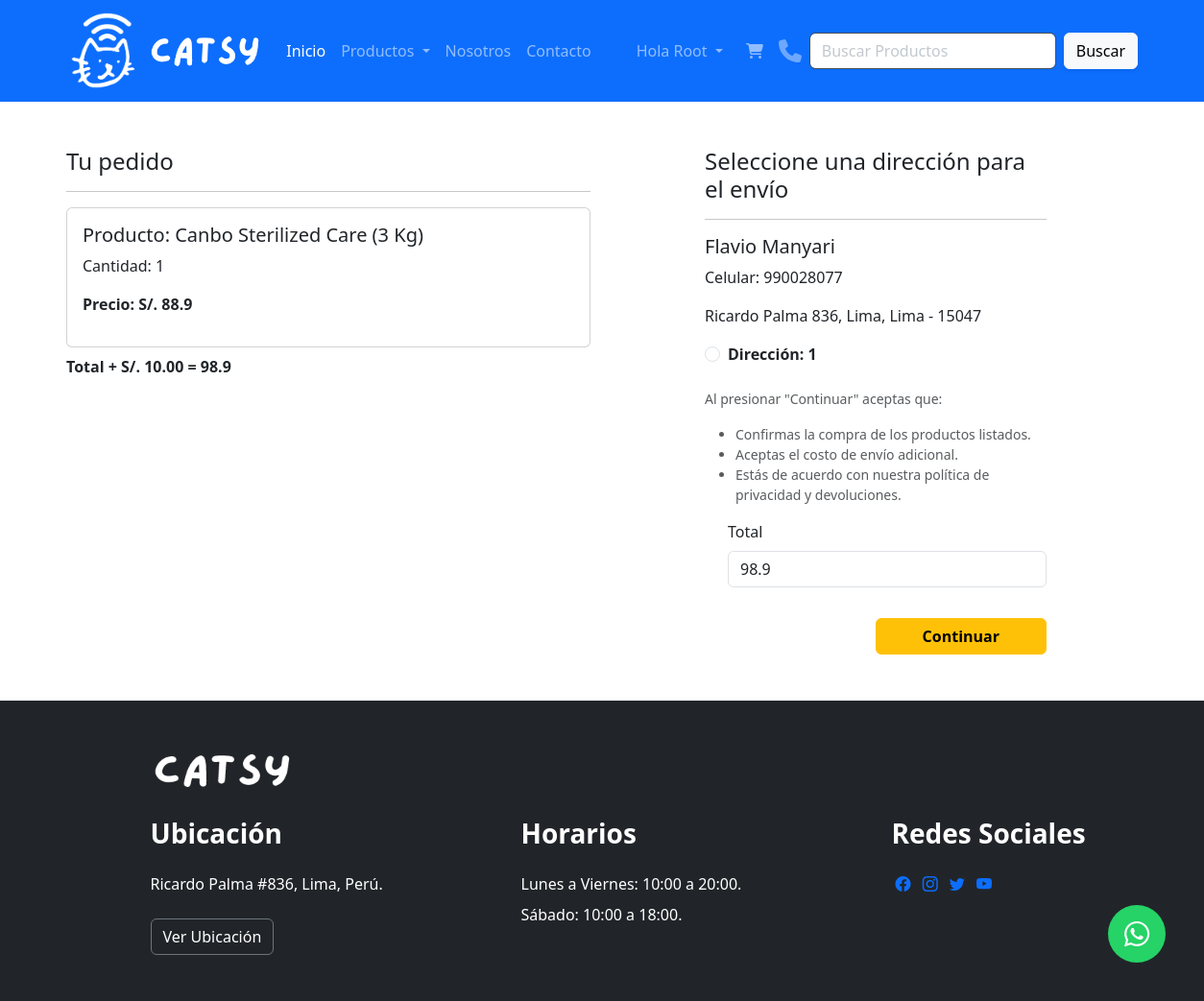
/checkout/ (signed in), run on an earlier commit of the app's database.
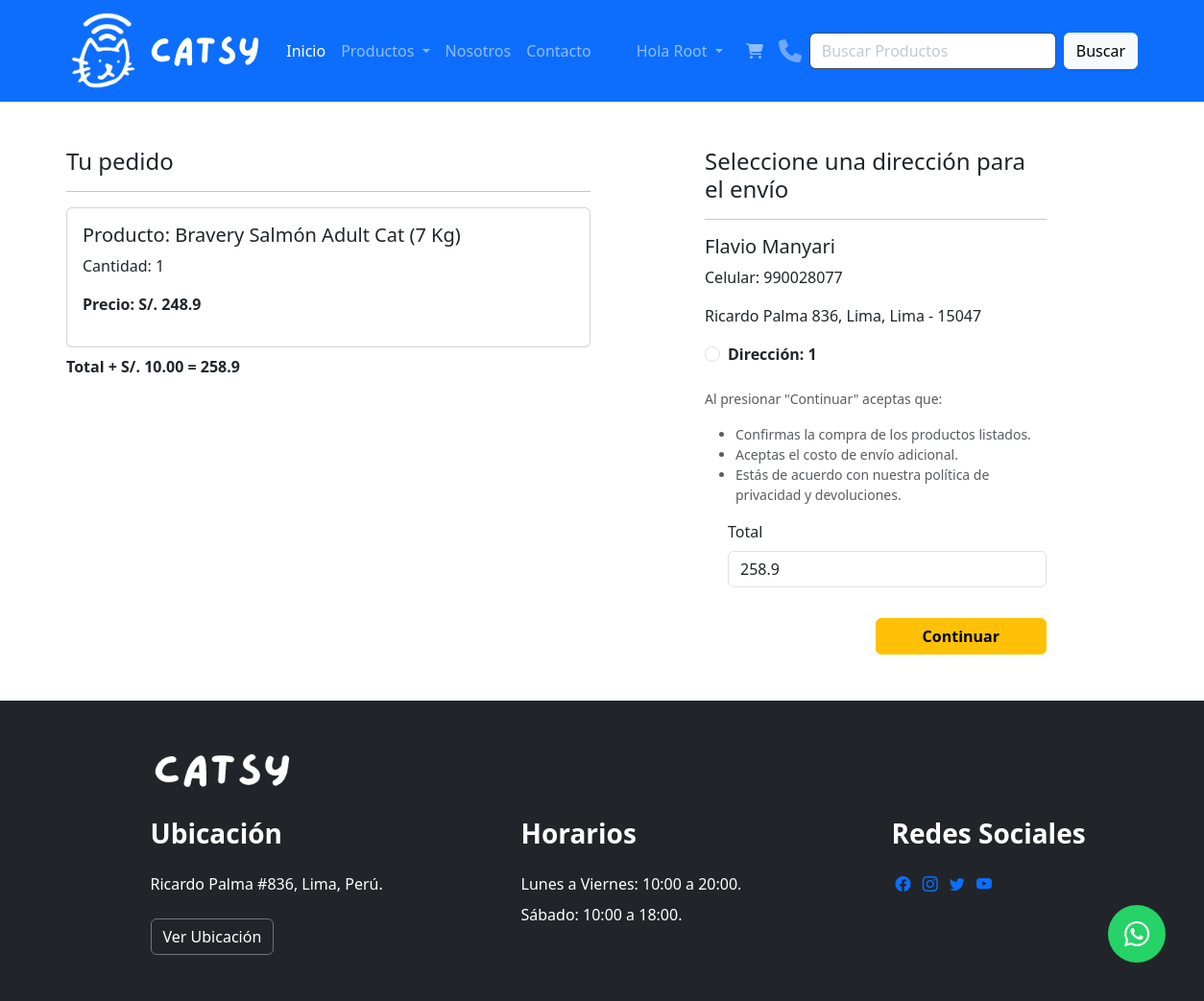
And on a later commit of the database.
### app/models.py (models this page shows, shortened)
class Cart(models.Model):
    user = models.ForeignKey(User, on_delete=models.CASCADE)
    product = models.ForeignKey(Product, on_delete=models.CASCADE)
    quantity = models.PositiveIntegerField(default=1)

class Product(models.Model):
    title = models.CharField(max_length=100)
    selling_price = models.FloatField()
    discounted_price = models.FloatField()
    description = models.TextField()
    composition = models.TextField()
    prodapp = models.TextField(default='')
    category = models.CharField(choices=CATEGORY_CHOICES, max_length=2)
    product_image = models.ImageField(upload_to='product')

class Customer(models.Model):
    user = models.ForeignKey(User, on_delete=models.CASCADE)
    name = models.CharField(max_length=200)
    locality = models.CharField(max_length=50)
    city = models.CharField(max_length=50)
    mobile = models.IntegerField(default=0)
    zipcode = models.IntegerField()
    state = models.CharField(choices=DISTRITO_CHOICES,max_length=50)

### app/views.py (the view)
# urls.py: path('checkout/', views.checkout.as_view(), name='checkout'),
class checkout(View):
    def get(self,request):
        user=request.user
        add=Customer.objects.filter(user=user)
        cart_items=Cart.objects.filter(user=user)
        famount=0
        for p in cart_items:
            value = p.quantity * p.product.discounted_price
            famount += value
        totalamount=famount+10
        return render(request, 'app/checkout.html', locals())

### app/templates/app/checkout.html (shortened to what this page needs)
{% extends 'app/base.html' %}
{% load static %}
{% block content %}
<div class="container">
<div class="row mt-5">
    <div class="col-sm-6">
        <h4>Tu pedido</h4>
        <hr>
        {% for item in cart_items %}
            <div class="card mb-2">
                <div class="card-body">
                    <h5>Producto: {{item.product.title}}</h5>
                    <p>Cantidad: {{item.quantity}}</p>
                    <p class="fw-bold">Precio: S/. {{item.product.discounted_price}}</p>
                </div>
            </div>
        {% endfor %}
        <p class="fw-bold">Total + S/. 10.00 = {{totalamount}}</p>
    </div>
    <div class="col-sm-4 offset-sm-1">
        <h4>Seleccione una dirección para el envío</h4>
        <hr>
        <form method="post" id="myform">
            {% for ad in add %}
            <div class="cord">
                <div class="cord-body">
                <h5>{{ad.name}}</h5>
                <p>Celular: {{ad.mobile}}</p>
                <p>{{ad.locality}}, {{ad.state}}, {{ad.city}} - {{ad.zipcode}} </p>
                </div>
            </div>
            <div class="form-check mt-2 mb-4">
                <input class="form-check-input" type="radio" name="custid" id="custadd{{forloop.counter}}" value="{{ad.id}}">
                <label class="form-check-label fw-bold" for="custad{{forloop.counter}}">
                    Dirección: {{forloop.counter}} </label>
                </div>
            {% endfor %}
            <p class="small text-muted">
                Al presionar "Continuar" aceptas que:
            </p>
            <ul class="small text-muted">
                <li>Confirmas la compra de los productos listados.</li>
                <li>Aceptas el costo de envío adicional.</li>
                <li>Estás de acuerdo con nuestra política de privacidad y devoluciones.</li>
            </ul>
            <div class="form-check mb-3">
                <label for="totalamount" class="form-label">Total</label>
                <input type="number" class="form-control" id="totalamount" name="totalamount" value="{{totalamount}}" readonly>
            </div>
            <div class="text-end">
                <button type="submit" class="btn btn-warning mt-3 px-5 fw-bold">Continuar</button>
            </div>
        </form>
    </div>
</div>
</div>
<a href="https://wa.me/56976206891?text=Me%20gustaría%20saber%20el%20precio%20del%20producto" class="whatsapp" target="_blank">
    <i class="fab fa-whatsapp whatsapp-icon"></i></a>
<br><br>
{% endblock content%}

What changed in the data, as far as the page shows it:
removed Cart: product "Canbo Sterilized Care (3 Kg)", quantity "1", product.discounted_price "88.9"
added Cart: product "Bravery Salmón Adult Cat (7 Kg)", quantity "1", product.discounted_price "248.9"
Also different on the page:
{{ totalamount }}: "98.9" → "258.9"
form field totalamount: "98.9" → "258.9"
